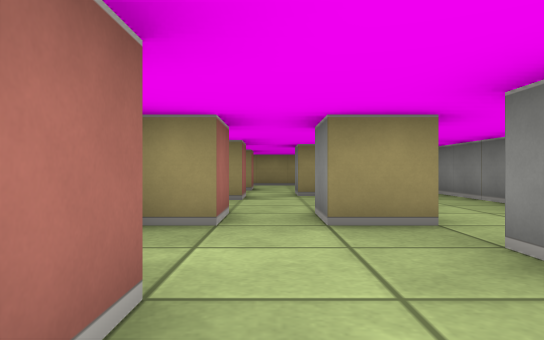
[1] (above)

19 first-person views from a walk through a cub3D level. The camera is about half as high as the walls, looks level and sees 70° across. The floor is counted in squares. Each view is taken from the middle of a square. On the plan, view 1 faces up. The plan holds only what a view shows up to about 9 squares ahead; the rest is blank.

[2]
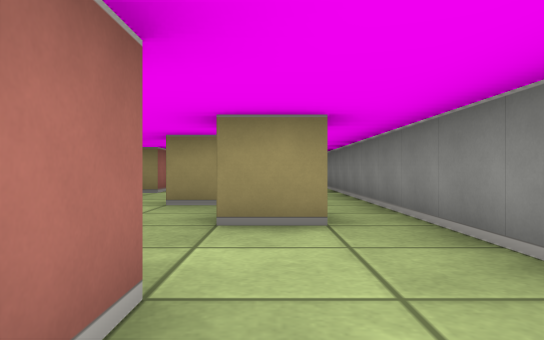

[3]
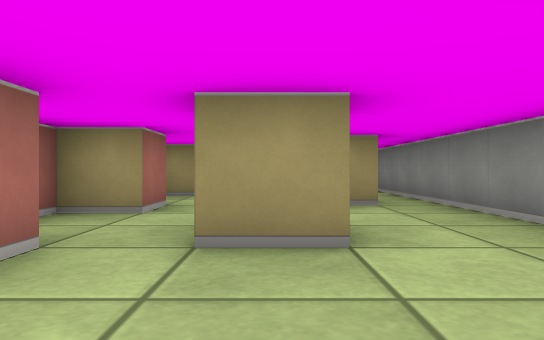

[4]
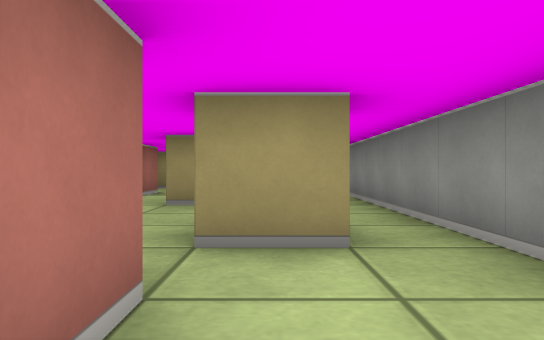

[5]
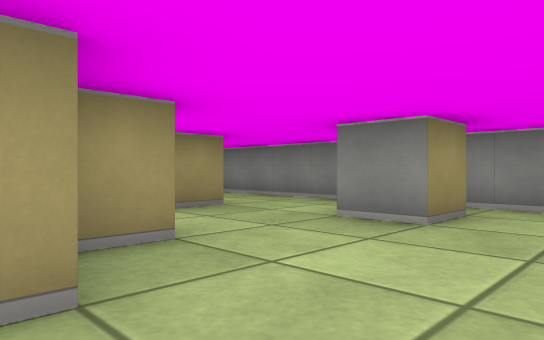

[6]
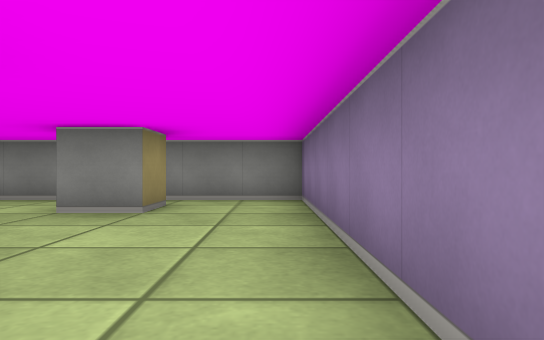

[7]
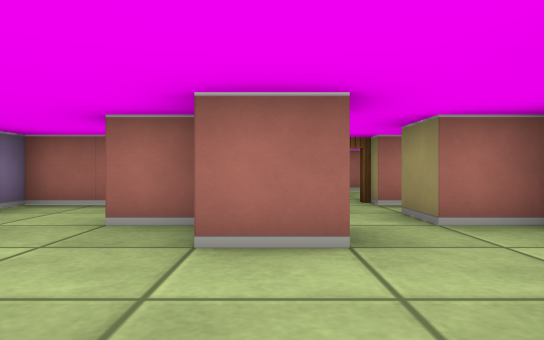

[8]
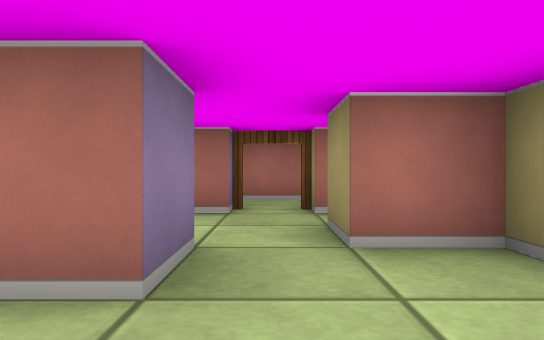

[9]
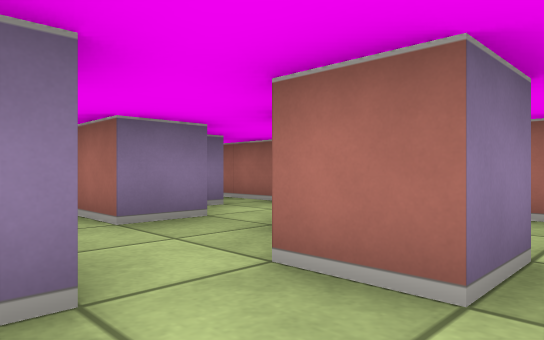

[10]
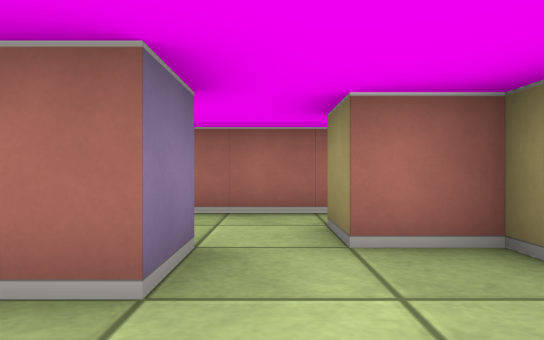

[11]
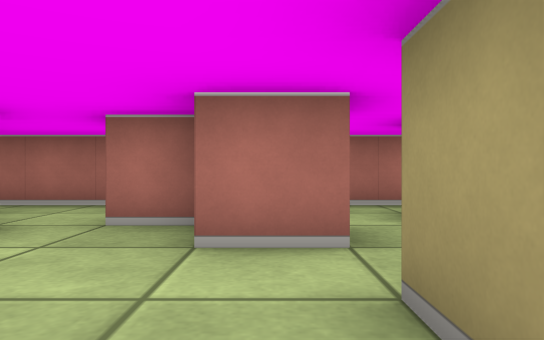

[12]
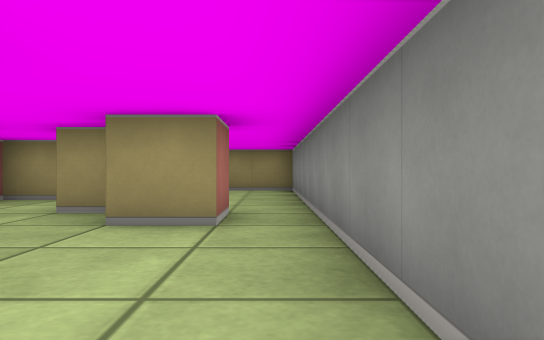

[13]
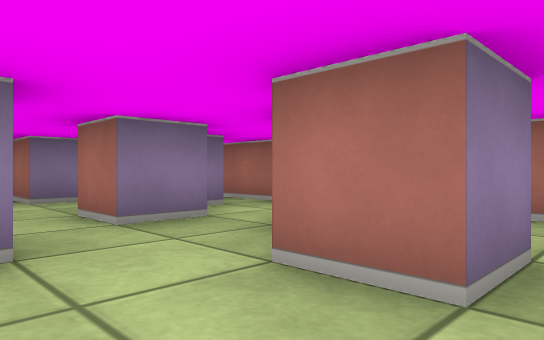

[14]
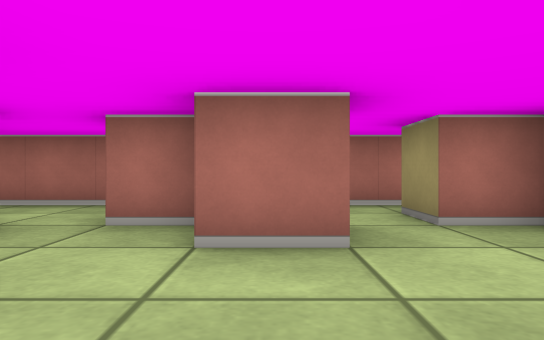

[15]
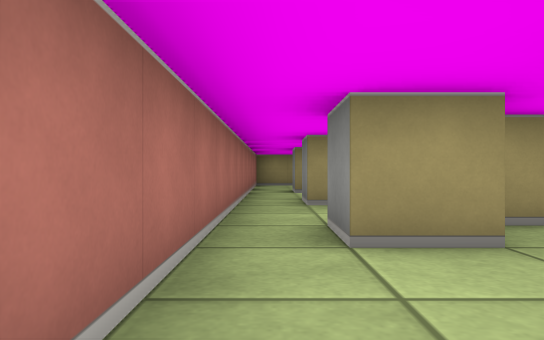

[16]
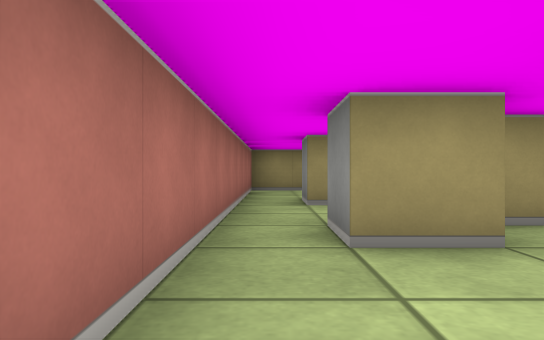

[17]
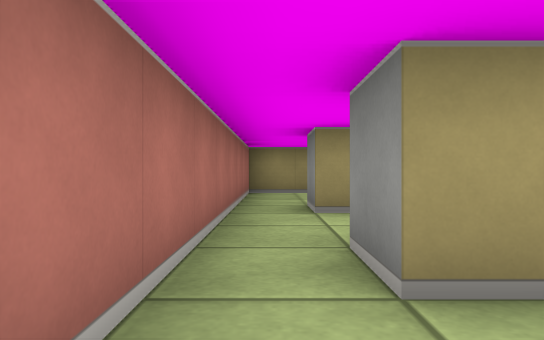

[18]
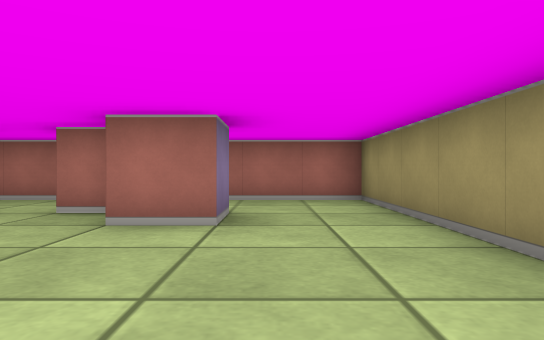

[19]
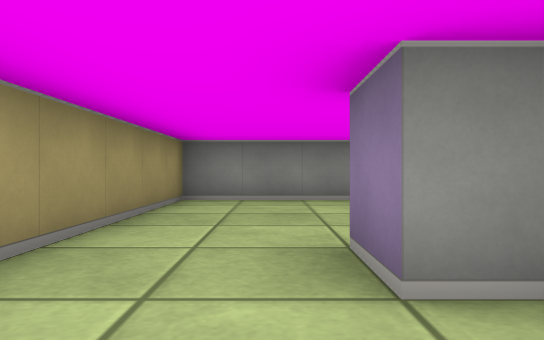

### Floor plan
Points are (right, up) in squares from view 1. A wall is a line through its corners. A room is listed if a view was taken in it or the views show most of it. See-through windows are left out.
Room 1 (views 1, 2, 3, 4, 7, 8, 9, 10, 11, 12, 13, 14)
walls: (1.5, -0.5) (1.5, -1.5) (0.5, -1.5); (-0.5, -1.5) (-0.5, -2.5); (2.5, -4.5) (1.5, -4.5); (-1.5, -2.5) (-1.5, -3.5); (-0.5, -4.5) (-0.5, -5.5); (1.5, -5.5) (1.5, -6.5) (0.6, -6.5); (2.6, 1.5) (1.5, 1.5); (-1.5, 0.5) (-1.5, -0.5); (-0.5, 1.5) (-0.5, 0.5); (-1.5, -5.5) (-1.5, -6.5); (1.6, 3.5) (0.5, 3.5) (0.5, 4.5); (3.5, -7.5) (3.5, 8.5); (-0.5, -7.5) (-0.5, -8.5); (-1.5, 3.5) (-1.5, 2.5); (-0.5, 4.5) (-0.5, 3.5); (-1.5, -8.5) (-1.5, -9.5); (2.6, -9.5) (1.5, -9.5) (1.5, -8.5); (2.5, 7.5) (2.5, 6.5) (1.5, 6.5); (1.1, 7.5) (0.5, 7.5); (-0.5, -11.5) (3.5, -11.5) (3.5, -9.1)
ways out: opening at (-1.5, -10.5) to room 2; opening at (-1, -7) to room 2; opening at (-1, -1) to room 3; opening at (-1, 2) to room 4; opening at (-1, 5) to room 5; opening at (3, 7.5) to room 6; opening at (0, 7) to room 7; opening at (-1, -4) to room 8
Room 2 (views 5, 6)
walls: (-3.5, -7.5) (-3.5, -11.5) (-0.5, -11.5); (-1.6, -7.5) (-0.5, -7.5); (-0.5, -8.5) (-1.5, -8.5); (-1.5, -6.5) (-2.5, -6.5); (-3.5, -5.5) (-3.5, -6.5)
ways out: opening at (-1.5, -10.5) to room 1; opening at (-1, -7) to room 1; opening at (-3, -6) to room 8; open door at (-4, -7)
Room 3 (view 15)
walls: (-1.6, -1.5) (-0.5, -1.5); (-3.5, 0.5) (-3.5, -2.5); (-0.5, 0.5) (-1.5, 0.5)
ways out: opening at (-1, -1) to room 1; opening at (-3, 0) to room 4; opening at (-3, -3) to room 8
Room 4 (view 16)
walls: (-1.5, 1.5) (-0.5, 1.5); (-1.5, 2.5) (-2.5, 2.5) (-2.5, 3.5); (-3.5, 3.5) (-3.5, 0.5); (-0.5, 3.5) (-1.5, 3.5)
ways out: opening at (-1, 2) to room 1; opening at (-3, 0) to room 3; opening at (-3, 3) to room 5
Room 5 (view 17)
walls: (-1.5, 5.5) (-2.5, 5.5) (-2.5, 6.5); (-3.5, 6.5) (-3.5, 3.5); (-0.5, 6.5) (-1, 6.5)
ways out: opening at (-1, 5) to room 1; opening at (-3, 3) to room 4; opening at (-3, 6) to room 7
Room 6 (views 18, 19)
walls: (-1.5, 9.9) (-1.5, 10.5) (-0.5, 10.5) (-0.5, 9.5); (-1.5, 9.5) (-1.5, 8.5); (3.5, 8.5) (3.5, 12.5) (-3.5, 12.5) (-3.5, 9.5)
ways out: opening at (3, 7.5) to room 1; opening at (-1.5, 8.5) to room 7
Room 7 (no view inside)
walls: (-2, 8.5) (-2.5, 8.5) (-2.5, 9.5); (-0.5, 7.2) (-0.5, 6.5); (-3.5, 9.5) (-3.5, 6.5); (-0.5, 9.5) (-1.5, 9.5); (0.5, 7.5) (0.5, 8.5)
ways out: opening at (0, 7) to room 1; opening at (-3, 6) to room 5; opening at (-1.5, 8.5) to room 6
Room 8 (no view inside)
walls: (-1.5, -4.5) (-0.5, -4.5); (-1.5, -3.5) (-2.5, -3.5); (-3.5, -2.5) (-3.5, -5.5)
ways out: opening at (-1, -4) to room 1; opening at (-3, -6) to room 2; opening at (-3, -3) to room 3

Where each view was taken, in squares from view 1:
view 1: 0 up, 0 right, facing up
view 2: 2 down, 2 right, facing up
view 3: 4 down, 1 right, facing up
view 4: 7 down, 2 right, facing up
view 5: 11 down, 2 left, facing up-right
view 6: 11 down, 3 left, facing right
view 7: 8 down, 2 right, facing left
view 8: 7 down, 1 right, facing left
view 9: 4 down, 1 right, facing down-left
view 10: 4 down, 1 right, facing left
view 11: 2 down, 2 right, facing left
view 12: 3 up, 3 right, facing up
view 13: 2 up, 1 right, facing down-left
view 14: 1 up, 2 right, facing left
view 15: 0 up, 3 left, facing up
view 16: 3 up, 3 left, facing up
view 17: 4 up, 3 left, facing up
view 18: 11 up, 3 right, facing left
view 19: 11 up, 3 left, facing right
